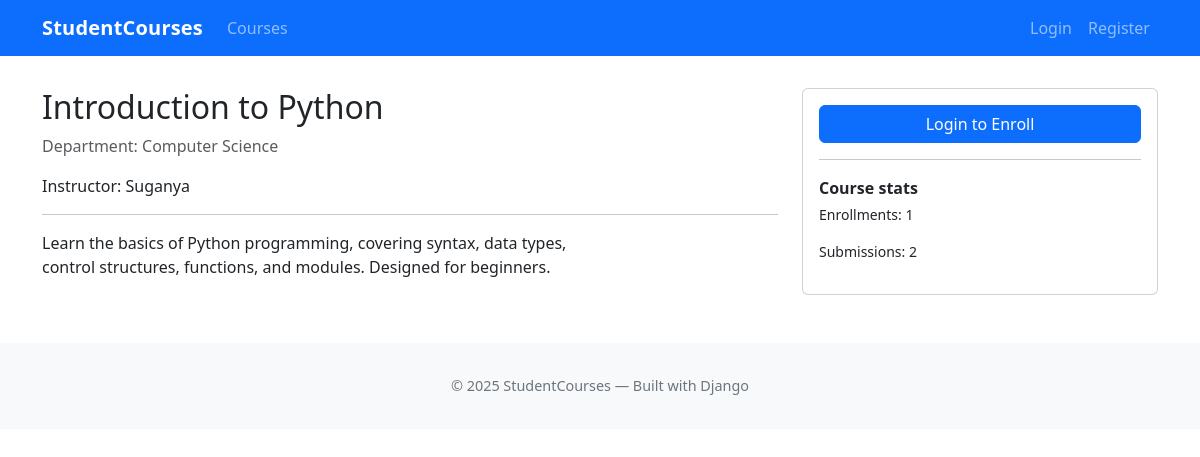
The app's page /course/1/ with its own data.
### courses/models.py (models this page shows, shortened)
class Course(models.Model):
    DEPARTMENTS = [
        ('CS', 'Computer Science'),
        ('AI', 'Artificial Intelligence'),
        ('FIN', 'Finance'),
        ('MKT', 'Marketing'),
        ('MGMT', 'Management'),
        ('IT', 'Information Technology'),
    ]
    title = models.CharField(max_length=200)
    instructor = models.ForeignKey(
        settings.AUTH_USER_MODEL,
        on_delete=models.SET_NULL,
        null=True, blank=True,
        limit_choices_to={'is_staff': True},
        related_name='courses_taught'
    )
    description = models.TextField(blank=True)
    department = models.CharField(max_length=50, choices=DEPARTMENTS, blank=True)

### courses/views.py (the view, shortened to what this page needs)
# urls.py: path('course/<int:pk>/', views.CourseDetailView.as_view(), name='detail'),
class CourseDetailView(DetailView):
    model = Course
    template_name = 'courses/course_detail.html'
    context_object_name = 'course'
    def get_context_data(self, **kwargs):
        ctx = super().get_context_data(**kwargs)
        user = self.request.user
        is_enrolled = False
        ctx['is_enrolled'] = is_enrolled
        return ctx

### courses/templates/courses/course_detail.html (shortened to what this page needs)
{% extends "base.html" %}
{% block content %}
<div class="row mt-3">
  <div class="col-md-8">
    <h2>{{ course.title }}</h2>
    <p class="text-muted">Department: {{ course.get_department_display|default:course.department|default:"—" }}</p>
    <p>
      Instructor:
      {% if course.instructor %}
        {% if course.instructor.get_full_name %}{{ course.instructor.get_full_name }}{% else %}{{ course.instructor.username }}{% endif %}
      {% else %}
        TBA
      {% endif %}
    </p>
    <hr>
    <p>{{ course.description|linebreaks }}</p>
  </div>
  <div class="col-md-4">
    <div class="card">
      <div class="card-body">
        {% if user.is_authenticated and not user.is_staff %}
          <div class="mb-3">
            <form method="post" action="{% url 'courses:enroll_toggle' course.pk %}">
              {% csrf_token %}
              {% if is_enrolled %}
                <button type="submit" class="btn btn-danger w-100">Drop Course</button>
              {% else %}
                <button type="submit" class="btn btn-success w-100">Enroll</button>
              {% endif %}
            </form>
          </div>
          {% if is_enrolled %}
            <div class="mb-2">
              <a href="{% url 'courses:upload_assignment' %}" class="btn btn-outline-primary w-100">Upload Assignment</a>
            </div>
          {% else %}
            <div class="mb-2">
              <small class="text-muted">You must enroll to upload assignments.</small>
            </div>
          {% endif %}
        {% else %}
          <a class="btn btn-primary w-100" href="{% url 'login' %}?next={% url 'courses:detail' course.pk %}">Login to Enroll</a>
        {% endif %}
        <hr>
        <p class="mb-1"><strong>Course stats</strong></p>
        <p class="small">Enrollments: {{ course.enrollments.count }}</p>
        <p class="small">Submissions: {{ course.submissions.count }}</p>
      </div>
    </div>
  </div>
</div>
{% endblock %}

### courses/templates/base.html (style rules this page uses)
body { padding-top: 72px; }

### records on screen
Course: title "Introduction to Python", department "Computer Science", instructor.username "Suganya", description "Learn the basics of Python programming, covering syntax, data types, control structures, functions, and modules. Designed for beginners.", enrollments.count "1", submissions.count "2"
